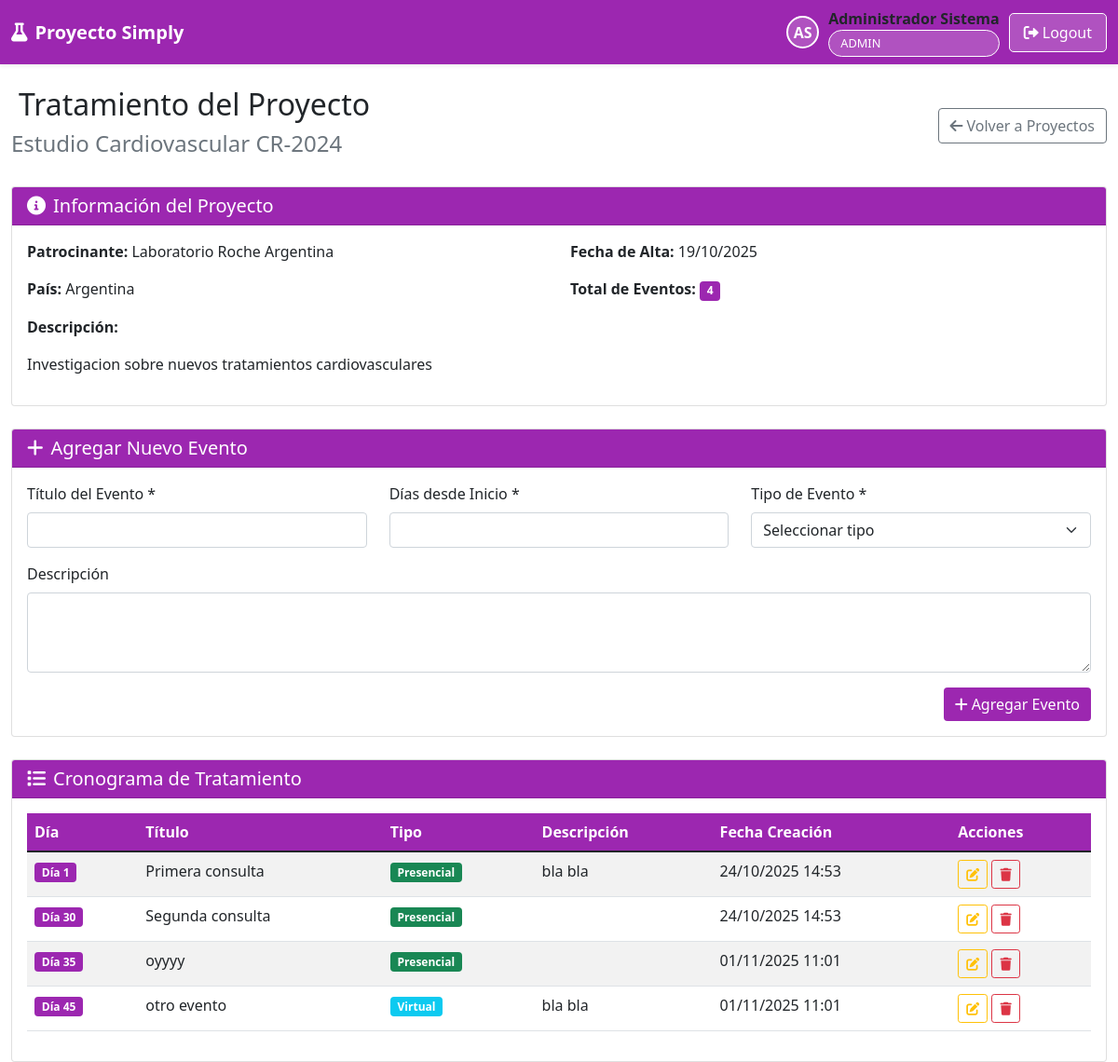
The page /site_admin/tratamiento.php?id=1 (signed in) on the database its author committed.
### tables this page shows
CREATE TABLE IF NOT EXISTS `proyectos` (
  `id` int(11) NOT NULL AUTO_INCREMENT,
  `nombre` varchar(255) NOT NULL,
  `patrocinante_id` int(11) NOT NULL,
  `descripcion` text DEFAULT NULL,
  `fecha_alta` timestamp NOT NULL DEFAULT current_timestamp(),
  `activo` tinyint(1) DEFAULT 1,
  PRIMARY KEY (`id`),
  KEY `patrocinante_id` (`patrocinante_id`)
);

CREATE TABLE IF NOT EXISTS `laboratorios` (
  `id` int(11) NOT NULL AUTO_INCREMENT,
  `nombre` varchar(255) NOT NULL,
  `pais` varchar(100) NOT NULL,
  `fecha_alta` timestamp NOT NULL DEFAULT current_timestamp(),
  `activo` tinyint(1) DEFAULT 1,
  PRIMARY KEY (`id`)
);

CREATE TABLE IF NOT EXISTS `eventos_tratamiento` (
  `id` int(11) NOT NULL AUTO_INCREMENT,
  `proyecto_id` int(11) NOT NULL,
  `titulo` varchar(255) NOT NULL,
  `descripcion` text DEFAULT NULL,
  `dias_desde_inicio` int(11) NOT NULL,
  `tipo_evento` enum('Presencial','Virtual','Llamado','Otro') NOT NULL,
  `fecha_creacion` timestamp NOT NULL DEFAULT current_timestamp(),
  `activo` tinyint(1) DEFAULT 1,
  PRIMARY KEY (`id`),
  KEY `proyecto_id` (`proyecto_id`)
);

### site_admin/tratamiento.php (the view, shortened to what this page needs)
<?php
include '../includes/header.php';
$database = new Database();
$db = $database->getConnection();
$proyecto_id = $_GET['id'] ?? null;
$stmt = $db->prepare("
    SELECT p.*, l.nombre as laboratorio_nombre, l.pais as laboratorio_pais
    FROM proyectos p
    JOIN laboratorios l ON p.patrocinante_id = l.id
    WHERE p.id = ? AND p.activo = 1
");
$stmt->execute([$proyecto_id]);
$proyecto = $stmt->fetch();
$stmt = $db->prepare("
    SELECT * FROM eventos_tratamiento
    WHERE proyecto_id = ? AND activo = 1
    ORDER BY dias_desde_inicio ASC
");
$stmt->execute([$proyecto_id]);
$eventos = $stmt->fetchAll();
?>
<div class="row">
    <div class="col-12">
        <div class="d-flex justify-content-between align-items-center mb-4">
            <div>
                <h2>
                    <i class="fas fa-calendar-medical me-2"></i>Tratamiento del Proyecto
                </h2>
                <h4 class="text-muted"><?php echo htmlspecialchars($proyecto['nombre']); ?></h4>
            </div>
            <a href="proyectos.php" class="btn btn-outline-secondary">
                <i class="fas fa-arrow-left me-1"></i>Volver a Proyectos
            </a>
        </div>
    </div>
</div>
<div class="row mb-4">
    <div class="col-12">
        <div class="card">
            <div class="card-header" style="background: #9C27B0; color: white;">
                <h5 class="card-title mb-0">
                    <i class="fas fa-info-circle me-2"></i>Información del Proyecto
                </h5>
            </div>
            <div class="card-body">
                <div class="row">
                    <div class="col-md-6">
                        <p><strong>Patrocinante:</strong> <?php echo htmlspecialchars($proyecto['laboratorio_nombre']); ?></p>
                        <p><strong>País:</strong> <?php echo htmlspecialchars($proyecto['laboratorio_pais']); ?></p>
                    </div>
                    <div class="col-md-6">
                        <p><strong>Fecha de Alta:</strong> <?php echo date('d/m/Y', strtotime($proyecto['fecha_alta'])); ?></p>
                        <p><strong>Total de Eventos:</strong> <span class="badge" style="background: #9C27B0; color: white;"><?php echo count($eventos); ?></span></p>
                    </div>
                </div>
                <div class="row">
                    <div class="col-12">
                        <p><strong>Descripción:</strong></p>
                        <p><?php echo htmlspecialchars($proyecto['descripcion']); ?></p>
                    </div>
                </div>
            </div>
        </div>
    </div>
</div>
<div class="row mb-4">
    <div class="col-12">
        <div class="card">
            <div class="card-header" style="background: #9C27B0; color: white;">
                <h5 class="card-title mb-0">
                    <i class="fas fa-plus me-2"></i>Agregar Nuevo Evento
                </h5>
            </div>
            <div class="card-body">
                <form id="formEvento" method="POST" action="guardar_evento.php">
                    <div class="row">
                        <div class="col-md-4">
                            <div class="mb-3">
                                <label for="titulo" class="form-label">Título del Evento *</label>
                                <input type="text" class="form-control" id="titulo" name="titulo" required>
                            </div>
                        </div>
                        <div class="col-md-4">
                            <div class="mb-3">
                                <label for="dias_desde_inicio" class="form-label">Días desde Inicio *</label>
                                <input type="number" class="form-control" id="dias_desde_inicio" name="dias_desde_inicio" min="0" required>
                            </div>
                        </div>
                        <div class="col-md-4">
                            <div class="mb-3">
                                <label for="tipo_evento" class="form-label">Tipo de Evento *</label>
                                <select class="form-select" id="tipo_evento" name="tipo_evento" required>
                                    <option value="">Seleccionar tipo</option>
                                </select>
                            </div>
                        </div>
                    </div>
                    <div class="mb-3">
                        <label for="descripcion" class="form-label">Descripción</label>
                        <textarea class="form-control" id="descripcion" name="descripcion" rows="3"></textarea>
                    </div>
                    <div class="d-flex justify-content-end">
                        <button type="submit" class="btn" style="background: #9C27B0; color: white; border: none;">
                            <i class="fas fa-plus me-1"></i>Agregar Evento
                        </button>
                    </div>
                </form>
            </div>
        </div>
    </div>
</div>
<div class="row">
    <div class="col-12">
        <div class="card">
            <div class="card-header" style="background: #9C27B0; color: white;">
                <h5 class="card-title mb-0">
                    <i class="fas fa-list me-2"></i>Cronograma de Tratamiento
                </h5>
            </div>
            <div class="card-body">
                <?php if (empty($eventos)): ?>
                    <div class="text-center py-4">
                        <i class="fas fa-calendar-times fa-3x text-muted mb-3"></i>
                        <h5 class="text-muted">No hay eventos de tratamiento registrados</h5>
                        <p class="text-muted">Agrega el primer evento usando el formulario de arriba.</p>
                    </div>
                <?php else: ?>
                    <div class="table-responsive">
                        <table class="table table-striped table-hover">
                            <thead style="background: #9C27B0; color: white;">
                                <tr>
                                    <th>Día</th>
                                    <th>Título</th>
                                    <th>Tipo</th>
                                    <th>Descripción</th>
                                    <th>Fecha Creación</th>
                                    <th>Acciones</th>
                                </tr>
                            </thead>
                            <tbody>
                                <?php foreach ($eventos as $evento): ?>
                                <tr>
                                    <td>
                                        <span class="badge" style="background: #9C27B0; color: white;">
                                            Día <?php echo $evento['dias_desde_inicio']; ?>
                                        </span>
                                    </td>
                                    <td><?php echo htmlspecialchars($evento['titulo']); ?></td>
                                    <td>
                                        <?php
                                        $badgeColors = [
                                            'Presencial' => 'bg-success',
                                            'Virtual' => 'bg-info',
                                            'Llamado' => 'bg-warning',
                                            'Otro' => 'bg-secondary'
                                        ];
                                        $color = $badgeColors[$evento['tipo_evento']] ?? 'bg-secondary';
                                        ?>
                                        <span class="badge <?php echo $color; ?>"><?php echo $evento['tipo_evento']; ?></span>
                                    </td>
                                    <td><?php echo htmlspecialchars($evento['descripcion']); ?></td>
                                    <td><?php echo date('d/m/Y H:i', strtotime($evento['fecha_creacion'])); ?></td>
                                    <td>
                                        <a href="editar_evento.php?id=<?php echo $evento['id']; ?>&proyecto_id=<?php echo $proyecto_id; ?>" class="btn btn-sm btn-outline-warning">
                                            <i class="fas fa-edit"></i>
                                        </a>
                                        <a href="eliminar_evento.php?id=<?php echo $evento['id']; ?>&proyecto_id=<?php echo $proyecto_id; ?>" class="btn btn-sm btn-outline-danger" onclick="return confirm('¿Estás seguro de que quieres eliminar este evento?')">
                                            <i class="fas fa-trash"></i>
                                        </a>
                                    </td>
                                </tr>
                                <?php endforeach; ?>
                            </tbody>
                        </table>
                    </div>
                <?php endif; ?>
            </div>
        </div>
    </div>
</div>
<?php include '../includes/footer.php'; ?>

### rows shown on the page
proyectos: nombre "Estudio Cardiovascular CR-2024", patrocinante.nombre "Laboratorio Roche Argentina", patrocinante.pais "Argentina", fecha_alta "19/10/2025", descripcion "Investigacion sobre nuevos tratamientos cardiovasculares"
eventos_tratamiento: dias_desde_inicio "1", titulo "Primera consulta", tipo_evento "Presencial", descripcion "bla bla", fecha_creacion "24/10/2025 14:53"
eventos_tratamiento: dias_desde_inicio "30", titulo "Segunda consulta", tipo_evento "Presencial", fecha_creacion "24/10/2025 14:53"
eventos_tratamiento: dias_desde_inicio "35", titulo "oyyyy", tipo_evento "Presencial", fecha_creacion "01/11/2025 11:01"
eventos_tratamiento: dias_desde_inicio "45", titulo "otro evento", tipo_evento "Virtual", descripcion "bla bla", fecha_creacion "01/11/2025 11:01"

### other values the page prints
substr($user['nombre'], 0, 1) . substr($user['apellido'], 0, 1) "AS"
$user['nombre'] . ' ' . $user['apellido'] "Administrador Sistema"
$user['rol'] "ADMIN"
count($eventos) "4"
